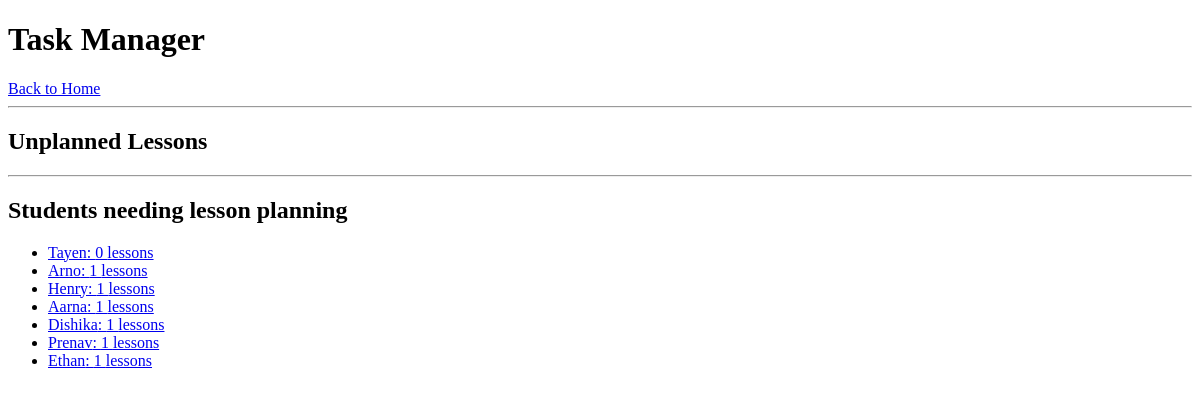
/lessons/task_manager (signed in), run on an earlier commit of the app's database.
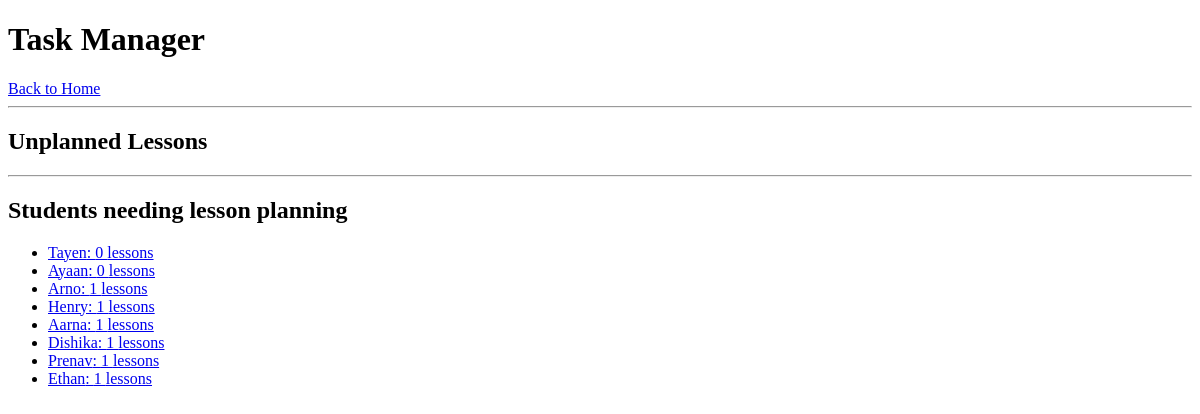
And on a later commit of the database.
### app/models.py (models this page shows)
class Student(db.Model):
    id = db.Column(db.Integer, primary_key=True)
    name = db.Column(db.String(100), nullable=False)
    parent_contact = db.Column(db.String(100), default='')
    student_contact = db.Column(db.String(100), default='')
    created_at = db.Column(db.DateTime, default=datetime.utcnow)
    lessons_taken = db.Column(db.Integer, default=0)
    lessons_credited = db.Column(db.Integer, default=0)
    scheduled_lesson_ids = db.Column(db.JSON, default=[])
    general_notes = db.Column(db.String(200), default='')
    schedule = db.Column(db.JSON, default=[]) # Store schedule as a JSON array of strings
    meeting_link = db.Column(db.String(200), nullable=True)
    def __repr__(self):
        return f'<Student {self.name}, {self.id}, Scheduled Lessons: {self.scheduled_lesson_ids}>'

### app/lessons/routes.py (the view)
@lessons_bp.route('/task_manager')
@login_required
@admin_whitelist_check
def task_manager():
    students = Student.query.filter(Student.schedule != []).all()
    unplanned_lessons = Lesson.query.filter_by(lesson_notes='', lesson_work='', completed=False).order_by(Lesson.lesson_date).all()
    students.sort(key=lambda s: len(s.scheduled_lesson_ids), reverse=False)
    print(students)
    return render_template('task manager.html', students=students, unplanned_lessons=unplanned_lessons)

### app/__init__.py (called while the page is built)
def create_app():
    app = Flask(__name__)
    app.config['SQLALCHEMY_DATABASE_URI'] = 'sqlite:///test.db'
    app.config['SECRET_KEY'] = 'secret_key'  # Replace with a secure key in production
    db.init_app(app)
    bcrypt.init_app(app)
    login_manager.init_app(app)
    login_manager.login_view = 'auth.login'
    from app.models import User
    @login_manager.user_loader
    def load_user(user_id):
        return User.query.get(int(user_id))
    from app.auth.routes import auth_bp
    from app.students.routes import students_bp
    from app.lessons.routes import lessons_bp
    app.register_blueprint(auth_bp, url_prefix='/auth')
    app.register_blueprint(students_bp, url_prefix='/students')
    app.register_blueprint(lessons_bp, url_prefix='/lessons')
    return app

### app/templates/task manager.html (shortened to what this page needs)
<!DOCTYPE html>
<html lang="en">
<head>
</head>
<body>
    <h1>Task Manager</h1>
    <a href="{{ url_for('students.index') }}">Back to Home</a>
    <hr>
    <h2>Unplanned Lessons</h2>
    <hr>
    <h2>Students needing lesson planning</h2>
    <ul>
        {% for student in students %}
            <li><a href="{{ url_for('lessons.lesson_planner_create_lesson', student_id=student.id) }}">{{ student.name }}: {{ student.scheduled_lesson_ids | length }} lessons</a></li>
        {% endfor %}
    </ul>
</body>
</html>

What changed in the data, as far as the page shows it:
added Student: name "Ayaan", scheduled_lesson_ids|length "0"
